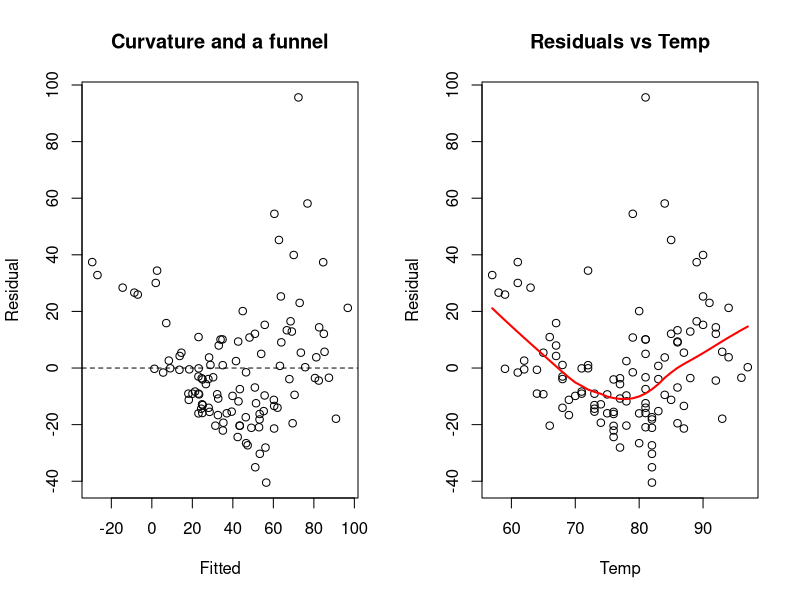
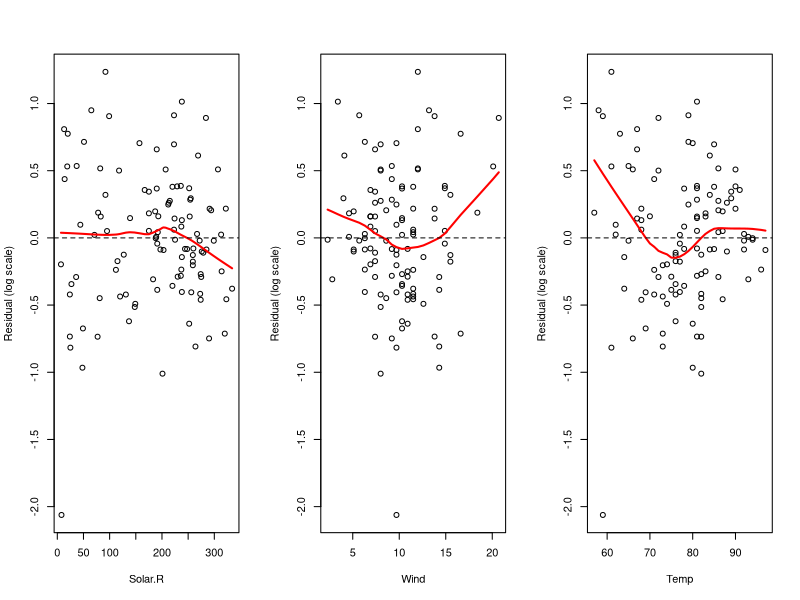
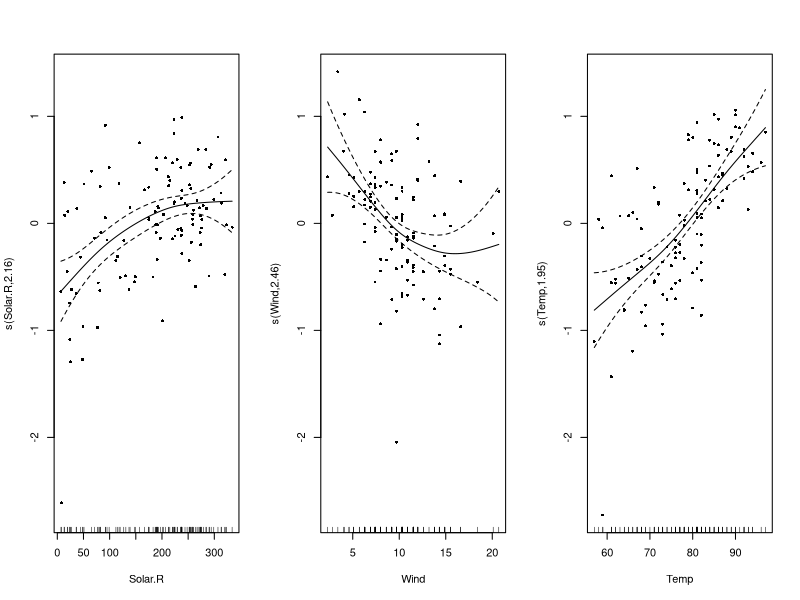

Recreate these plots in R, in order.
## ---- chunk 1
knitr::opts_chunk$set(echo = TRUE, message = FALSE, warning = FALSE,
                      fig.width = 8, fig.height = 4)
## ---- chunk 2
library(mgcv)
data(airquality)
dim(airquality)                 # 153 days, 6 variables
colSums(is.na(airquality))      # Ozone has 37 missing values, Solar.R 7
aq <- na.omit(airquality[, c("Ozone", "Solar.R", "Wind", "Temp")])
nrow(aq)                        # 111 complete cases for our model
## ---- chunk 3
lm_raw <- lm(Ozone ~ Solar.R + Wind + Temp, data = aq)
summary(lm_raw)$coefficients
par(mfrow = c(1, 2))
plot(fitted(lm_raw), resid(lm_raw), xlab = "Fitted", ylab = "Residual",
     main = "Curvature and a funnel")
abline(h = 0, lty = 2)
plot(aq$Temp, resid(lm_raw), xlab = "Temp", ylab = "Residual",
     main = "Residuals vs Temp")
lines(lowess(aq$Temp, resid(lm_raw)), col = "red", lwd = 2)
## ---- chunk 4
lm_log <- lm(log(Ozone) ~ Solar.R + Wind + Temp, data = aq)
par(mfrow = c(1, 3))
for (v in c("Solar.R", "Wind", "Temp")) {
  plot(aq[[v]], resid(lm_log), xlab = v, ylab = "Residual (log scale)")
  lines(lowess(aq[[v]], resid(lm_log)), col = "red", lwd = 2)
  abline(h = 0, lty = 2)
}
## ---- chunk 5
gam_log <- gam(log(Ozone) ~ s(Solar.R) + s(Wind) + s(Temp),
               data = aq, method = "REML")
summary(gam_log)
AIC(lm_log, gam_log)
par(mfrow = c(1, 3))
plot(gam_log, residuals = TRUE, shade = TRUE, pch = 16, cex = 0.6)
